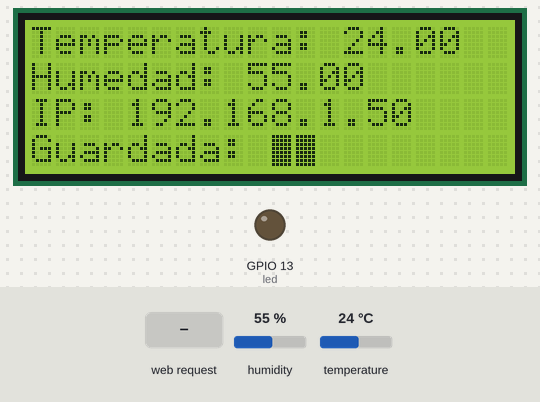
The sketch below on a simulated ESP8266 (NodeMCU). Shown: 20×4 character LCD, output pins drawn as LEDs (lit = HIGH). The inputs (shaded band) are chosen by the test bench; at power-on: humidity 55 %, temperature 24 °C. WiFi joins after 1.5 s; servers stay silent unless stated; EEPROM starts erased; web services answer with replies made up by the test bench; what the sketch prints to the serial monitor is not drawn.

Above: at 2.7 s.
2.8 s: HTTP request GET /apagar received
At 3.4 s:
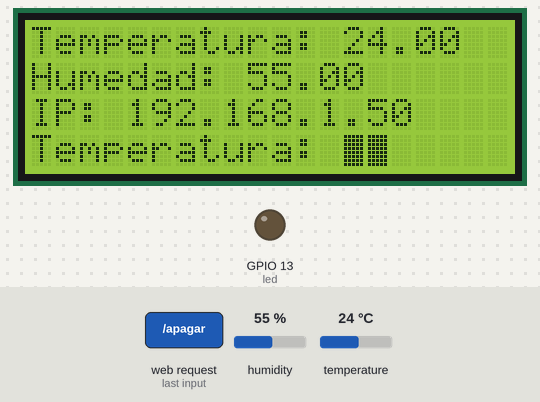
4.3 s: humidity set to 22 %
At 5.3 s:
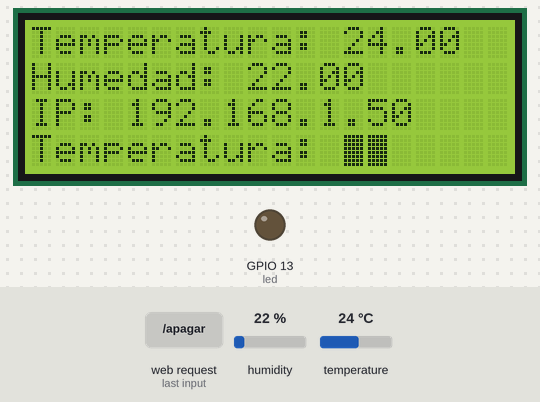
5.9 s: temperature set to 12 °C
At 7.2 s:
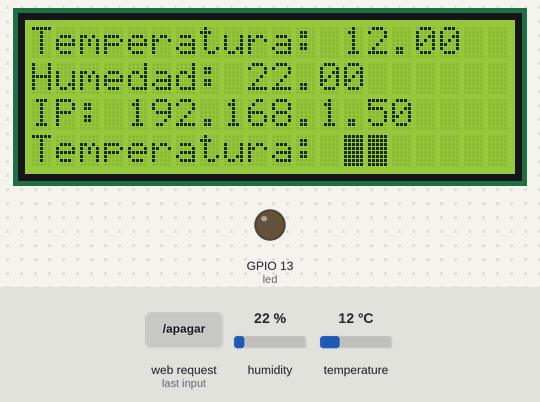
7.5 s: humidity set to 40 %
At 8.0 s:
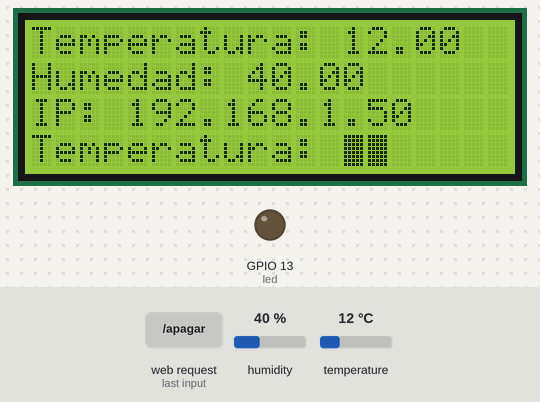
9.0 s: temperature set to 19 °C
Timing chart, 0 to 11.6 s (numbered marks = the images above; inputs shaded):
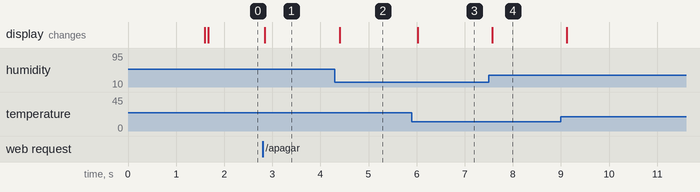

The sketch:

iot-dht11-esp8266.ino
```cpp
#include <ESP8266WiFi.h>
#include <WiFiClient.h>
#include <ESP8266WebServer.h>
#include <ESP8266mDNS.h>
#include <EEPROM.h>
#include <ESP8266HTTPClient.h>

#include <Ticker.h>
#include <Wire.h>
#include <LiquidCrystal_I2C.h>

#include <DHT.h>
#define DHTTYPE DHT11
#define DHTPIN  2

DHT dht(DHTPIN, DHTTYPE, 11); // 11 works fine for ESP8266

const char* ssid = "***REMOVED***";
const char* password = "***REMOVED***";
MDNSResponder mdns;

ESP8266WebServer server(80);
LiquidCrystal_I2C lcd(0x27,20,4);

const int led = 13;
String tempGlobal = "";
float temperature;
float humidity;
int count = 0;

Ticker flipper;

void apagar() {
  for (uint8_t i=0; i<server.args(); i++){
    if(server.argName(i) == "nuevatemperatura"){
       tempGlobal = server.arg(i);
    }
  }
  lcd.setCursor(0,3);
  lcd.print("Temperatura: ");
  lcd.print(tempGlobal);
   for (int i = 0; i < 2; ++i)
  {
      EEPROM.write(i, tempGlobal[i]);
  }
   EEPROM.commit();
  server.send(200, "text/plain", tempGlobal);
}

void json(){
  server.send(200, "application/json", "{\"temperature\": " + tempGlobal + "}");
}

void actualizar(){

  temperature = NAN;
//  while (isnan(temperature)){

//
    temperature = (float) dht.readTemperature(false, true);     // Read temperature as Celsius;
//  }

  humidity = NAN;
  humidity = (float) dht.readHumidity(true);

  Serial.print("Temperature (°C): ");
  Serial.println(temperature, 2);
  Serial.print("Humidity: ");
  Serial.println(humidity, 2);
  lcd.setCursor(0, 0);
  lcd.print("Temperatura: ");
  lcd.print(temperature);
  lcd.setCursor(0, 1);
  lcd.print("Humedad: ");
  lcd.print(humidity);
  Serial.print("Read sensor: ");
  count += 1;
  if(count>100){
     HTTPClient http;
     http.begin("api.thingspeak.com", 80, "/update");
     http.addHeader("X-THINGSPEAKAPIKEY", "P1U0MJLKTAOL3TCI");
     int code = http.POST("field1="+String(temperature,2)+"&field2="+String(humidity,2));
     Serial.print("HTTP code: ");
     Serial.println(code);
     count = 0;
  }

}

void handleRoot() {


//  actualizar();


  String message = "<html><body><h1>La temperatura</h1><p>" + String(temperature,0) + "</p><p><h1>La humedad</h1><p>" + String(humidity,2) + "</p> <form action=\"apagar\">   Nueva temperatura:<br> <input type=\"text\" name=\"nuevatemperatura\" value=\""+tempGlobal+"\"> <input type=\"submit\" value=\"Submit\"> </form> </body></html>";
  server.send(200, "text/html", message);
}

void handleNotFound(){
  digitalWrite(led, 1);
//  String message = "File Not Found\n\n";
  String message = "URI: ";
  message += server.uri();
//  message += "\nMethod: ";
//  message += (server.method() == HTTP_GET)?"GET":"POST";
//  message += "\nArguments: ";
//  message += server.args();
//  message += "\n";
//  for (uint8_t i=0; i<server.args(); i++){
//    message += " " + server.argName(i) + ": " + server.arg(i) + "\n";
//  }
  server.send(404, "text/plain", message);
  lcd.home();

  lcd.print(message);
  for ( uint i=message.length(); i<20; i++){
     lcd.print(" ");
  }
  digitalWrite(led, 0);
}

void setup(void){
   EEPROM.begin(512);
     for (int i = 0; i < 2; ++i)
    {
      tempGlobal += char(EEPROM.read(i));
    }
  dht.begin();           // initialize temperature sensor
  lcd.begin();
  lcd.backlight();
  pinMode(led, OUTPUT);
  digitalWrite(led, 0);
  Serial.begin(115200);
  WiFi.begin(ssid, password);
  Serial.println("");

  // Wait for connection
  while (WiFi.status() != WL_CONNECTED) {
    delay(500);
    Serial.print(".");
  }
  Serial.println("");
  Serial.print("Connected to ");
  Serial.println(ssid);
  Serial.print("IP address: ");
  Serial.println(WiFi.localIP());
  lcd.setCursor(0, 2);
  lcd.print("IP: ");
  lcd.print(WiFi.localIP());
  lcd.setCursor(0, 3);
  lcd.print("Guardada: "+tempGlobal);

  if (mdns.begin("esp8266", WiFi.localIP())) {
    Serial.println("MDNS responder started");
  }


  server.on("/", handleRoot);
  server.on("/apagar", apagar);
  server.on("/json", json);

  server.on("/inline", [](){
    server.send(200, "text/plain", "this works as well");
  });

  server.onNotFound(handleNotFound);

  server.begin();
  Serial.println("HTTP server started");
//   flipper.attach(5, actualizar);
}

void loop(void){
  server.handleClient();
  actualizar();
} 
```

Measured:
- after the input at 2.8 s, the display: changes after 0.05 s (image 1)
- after the input at 4.3 s, the display: changes after 0.10 s (image 2)
- after the input at 5.9 s, the display: changes after 0.13 s (image 3)
- after the input at 7.5 s, the display: changes after 0.08 s (image 4)
